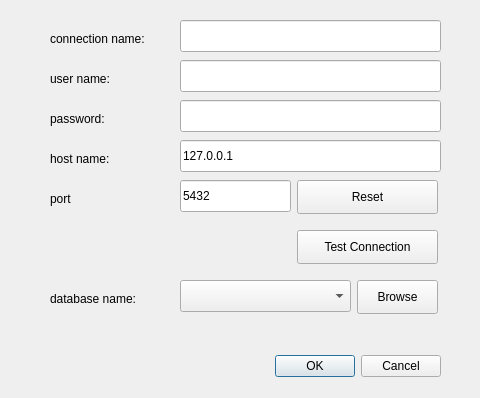
<?xml version="1.0" encoding="UTF-8"?>
<ui version="4.0">
 <class>dbSettingsDialog</class>
 <widget class="QDialog" name="dbSettingsDialog">
  <property name="windowModality">
   <enum>Qt::ApplicationModal</enum>
  </property>
  <property name="geometry">
   <rect>
    <x>0</x>
    <y>0</y>
    <width>480</width>
    <height>398</height>
   </rect>
  </property>
  <property name="windowTitle">
   <string>Database Connection Settings</string>
  </property>
  <widget class="QDialogButtonBox" name="buttonBox">
   <property name="geometry">
    <rect>
     <x>-20</x>
     <y>350</y>
     <width>461</width>
     <height>32</height>
    </rect>
   </property>
   <property name="orientation">
    <enum>Qt::Horizontal</enum>
   </property>
   <property name="standardButtons">
    <set>QDialogButtonBox::Cancel|QDialogButtonBox::Ok</set>
   </property>
  </widget>
  <widget class="QLineEdit" name="txtUserName">
   <property name="geometry">
    <rect>
     <x>180</x>
     <y>60</y>
     <width>261</width>
     <height>32</height>
    </rect>
   </property>
  </widget>
  <widget class="QLineEdit" name="txtPassword">
   <property name="geometry">
    <rect>
     <x>180</x>
     <y>100</y>
     <width>261</width>
     <height>32</height>
    </rect>
   </property>
  </widget>
  <widget class="QLineEdit" name="txtHostName">
   <property name="geometry">
    <rect>
     <x>180</x>
     <y>140</y>
     <width>261</width>
     <height>32</height>
    </rect>
   </property>
   <property name="text">
    <string>127.0.0.1</string>
   </property>
  </widget>
  <widget class="QLineEdit" name="txtPort">
   <property name="geometry">
    <rect>
     <x>180</x>
     <y>180</y>
     <width>111</width>
     <height>32</height>
    </rect>
   </property>
   <property name="text">
    <string>5432</string>
   </property>
  </widget>
  <widget class="QLabel" name="lblUserName">
   <property name="geometry">
    <rect>
     <x>50</x>
     <y>70</y>
     <width>121</width>
     <height>18</height>
    </rect>
   </property>
   <property name="text">
    <string>user name:</string>
   </property>
  </widget>
  <widget class="QLabel" name="lblPassword">
   <property name="geometry">
    <rect>
     <x>50</x>
     <y>110</y>
     <width>121</width>
     <height>18</height>
    </rect>
   </property>
   <property name="text">
    <string>password:</string>
   </property>
  </widget>
  <widget class="QLabel" name="lblHostname">
   <property name="geometry">
    <rect>
     <x>50</x>
     <y>150</y>
     <width>121</width>
     <height>18</height>
    </rect>
   </property>
   <property name="text">
    <string>host name:</string>
   </property>
  </widget>
  <widget class="QLabel" name="lblPort">
   <property name="geometry">
    <rect>
     <x>50</x>
     <y>190</y>
     <width>121</width>
     <height>18</height>
    </rect>
   </property>
   <property name="text">
    <string>port</string>
   </property>
  </widget>
  <widget class="QLabel" name="lblDatabase">
   <property name="geometry">
    <rect>
     <x>50</x>
     <y>290</y>
     <width>121</width>
     <height>18</height>
    </rect>
   </property>
   <property name="text">
    <string>database name:</string>
   </property>
  </widget>
  <widget class="QPushButton" name="btnResetPort">
   <property name="geometry">
    <rect>
     <x>297</x>
     <y>180</y>
     <width>141</width>
     <height>34</height>
    </rect>
   </property>
   <property name="text">
    <string>Reset</string>
   </property>
  </widget>
  <widget class="QPushButton" name="btnBrowseDatabases">
   <property name="geometry">
    <rect>
     <x>357</x>
     <y>280</y>
     <width>81</width>
     <height>34</height>
    </rect>
   </property>
   <property name="text">
    <string>Browse</string>
   </property>
  </widget>
  <widget class="QLabel" name="lblConnectionName">
   <property name="geometry">
    <rect>
     <x>50</x>
     <y>30</y>
     <width>121</width>
     <height>18</height>
    </rect>
   </property>
   <property name="text">
    <string>connection name:</string>
   </property>
  </widget>
  <widget class="QLineEdit" name="txtConnectionName">
   <property name="geometry">
    <rect>
     <x>180</x>
     <y>20</y>
     <width>261</width>
     <height>32</height>
    </rect>
   </property>
  </widget>
  <widget class="QPushButton" name="btnTestConnection">
   <property name="geometry">
    <rect>
     <x>297</x>
     <y>230</y>
     <width>141</width>
     <height>34</height>
    </rect>
   </property>
   <property name="text">
    <string>Test Connection</string>
   </property>
  </widget>
  <widget class="QComboBox" name="cbxDBs">
   <property name="geometry">
    <rect>
     <x>180</x>
     <y>280</y>
     <width>171</width>
     <height>32</height>
    </rect>
   </property>
  </widget>
 </widget>
 <tabstops>
  <tabstop>txtConnectionName</tabstop>
  <tabstop>txtUserName</tabstop>
  <tabstop>txtPassword</tabstop>
  <tabstop>txtHostName</tabstop>
  <tabstop>txtPort</tabstop>
  <tabstop>btnResetPort</tabstop>
  <tabstop>btnBrowseDatabases</tabstop>
  <tabstop>btnTestConnection</tabstop>
 </tabstops>
 <resources/>
 <connections>
  <connection>
   <sender>buttonBox</sender>
   <signal>accepted()</signal>
   <receiver>dbSettingsDialog</receiver>
   <slot>accept()</slot>
   <hints>
    <hint type="sourcelabel">
     <x>218</x>
     <y>350</y>
    </hint>
    <hint type="destinationlabel">
     <x>157</x>
     <y>274</y>
    </hint>
   </hints>
  </connection>
  <connection>
   <sender>buttonBox</sender>
   <signal>rejected()</signal>
   <receiver>dbSettingsDialog</receiver>
   <slot>reject()</slot>
   <hints>
    <hint type="sourcelabel">
     <x>286</x>
     <y>350</y>
    </hint>
    <hint type="destinationlabel">
     <x>309</x>
     <y>33</y>
    </hint>
   </hints>
  </connection>
 </connections>
</ui>
